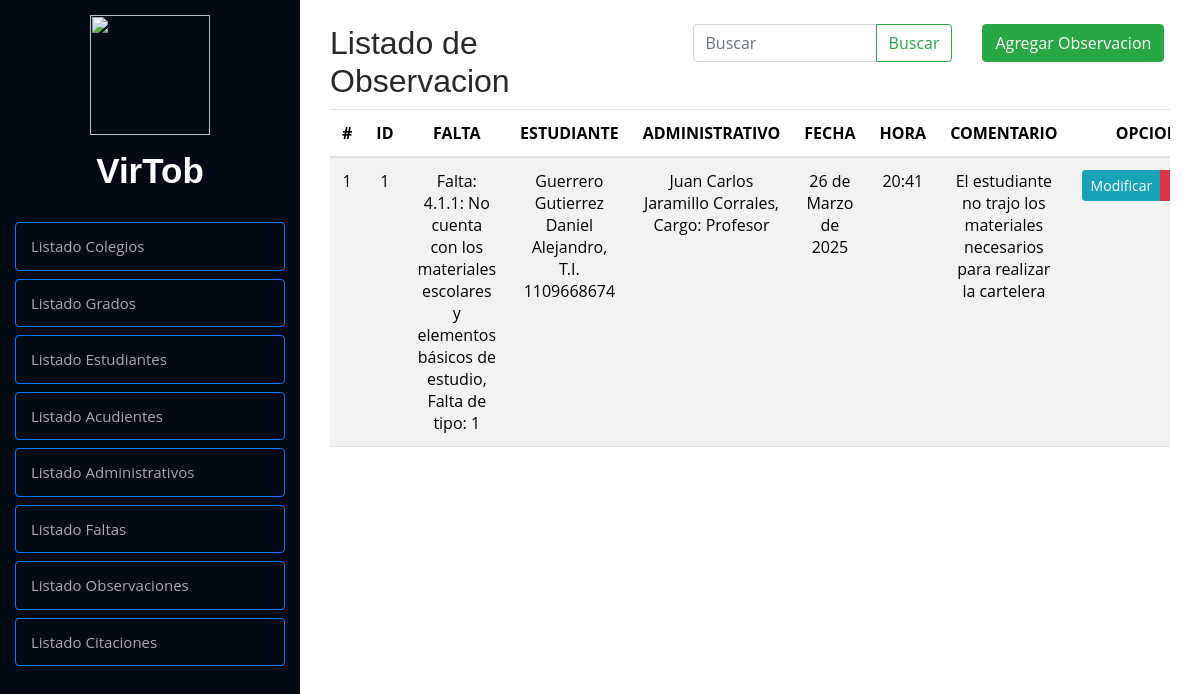
Page /crud/listaObservacion/ (signed in) on the earlier database version.
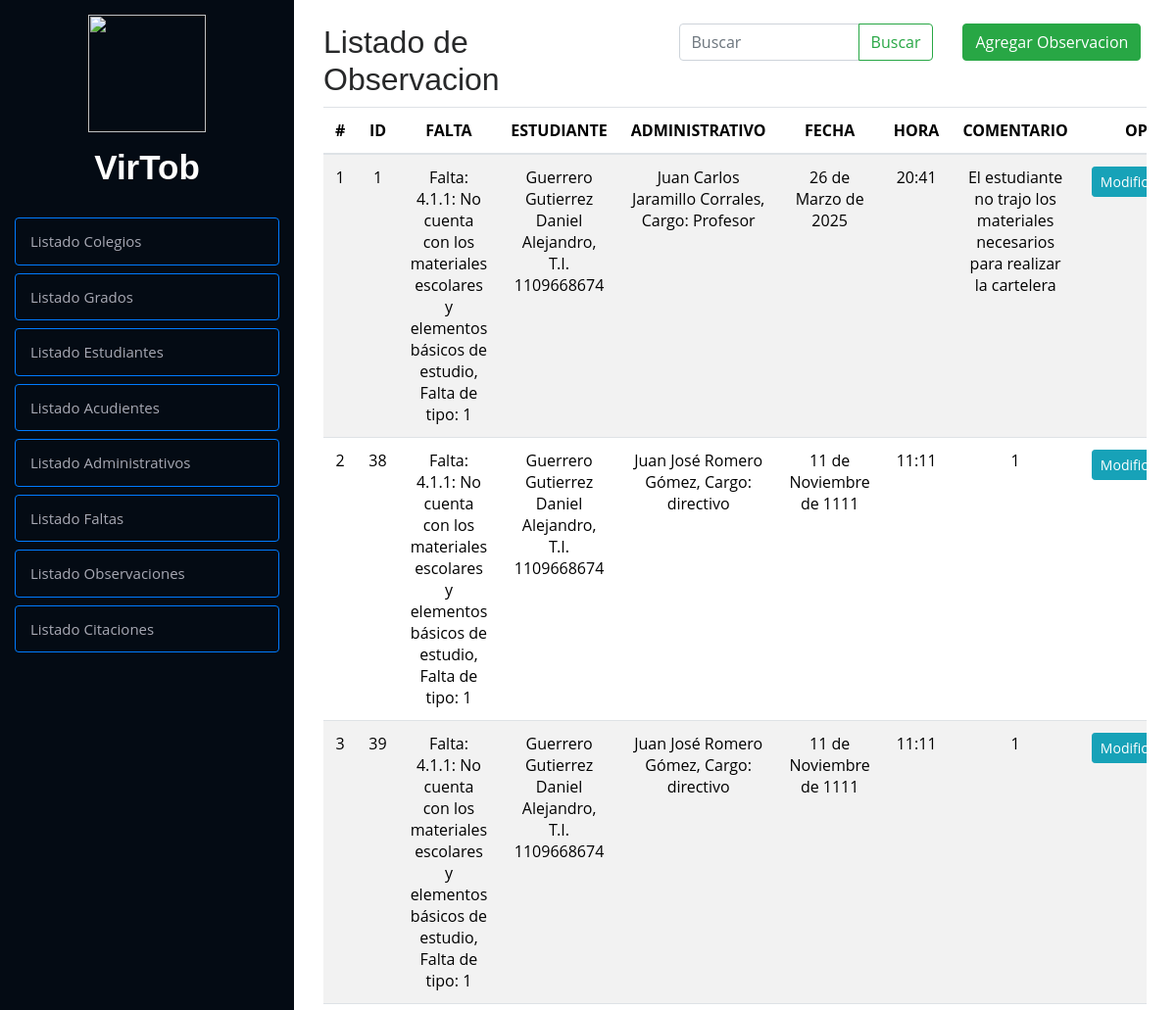
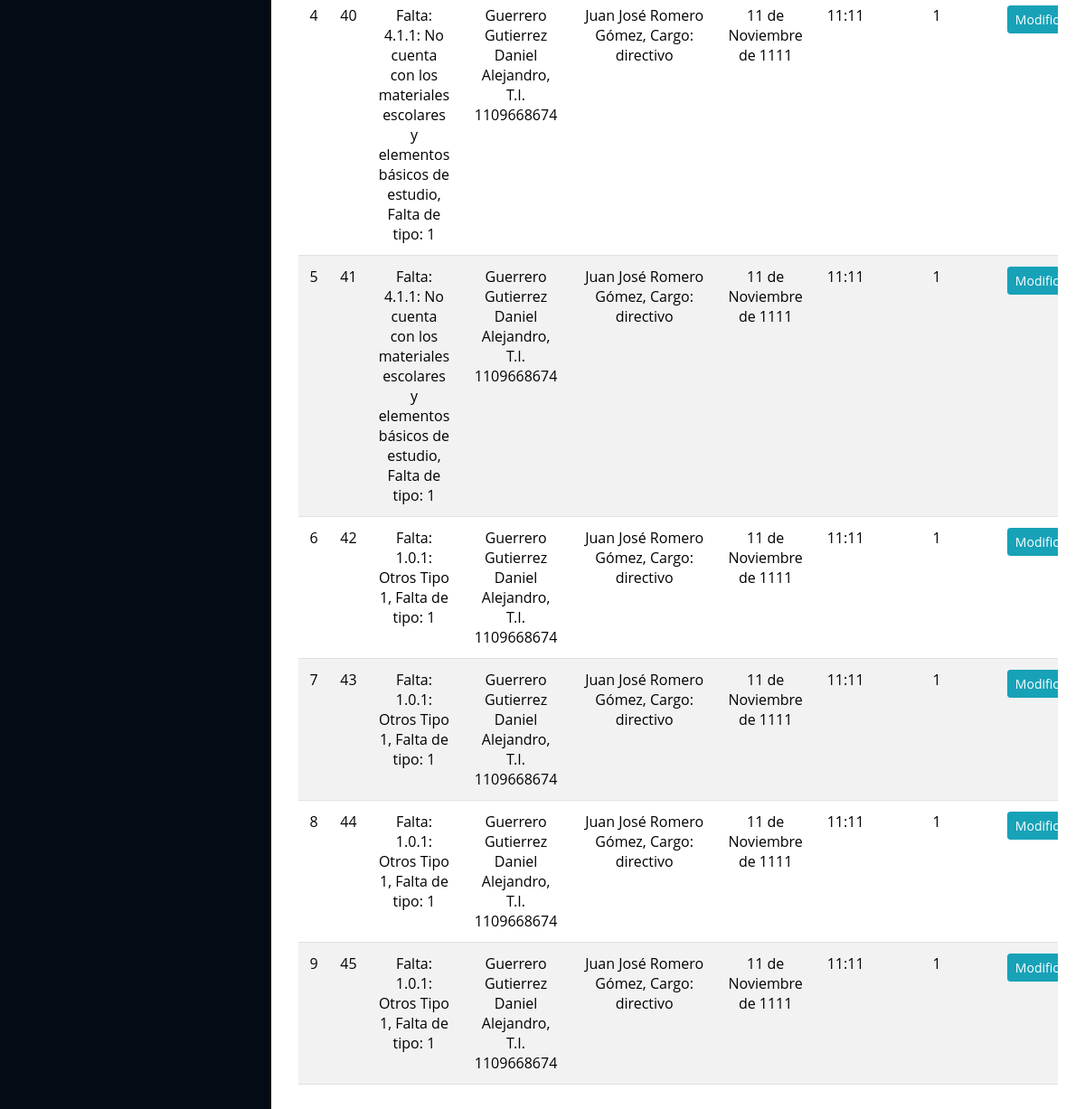
Same page on the later database version (2 pictures, top to bottom).
### Modulos/Observador/models.py (models this page shows, shortened)
class Observacion(models.Model):
    idObservacion = models.AutoField(primary_key=True)
    idFalta = models.ForeignKey(
        Faltas, on_delete=models.CASCADE, related_name="observaciones")
    idEstudiante = models.ForeignKey(
        Estudiante, on_delete=models.CASCADE, related_name="observaciones")
    idAdministrativo = models.ForeignKey(
        Administrativos, on_delete=models.CASCADE, related_name="observaciones")
    fecha = models.DateField()
    hora = models.TimeField()
    comentario = models.TextField(max_length=1000)
    class Meta:
        verbose_name = 'Observacion'

class Faltas(models.Model):
    idFalta = models.AutoField(primary_key=True)
    tiposFaltas = [
        (1, "Tipo 1"),
        (2, "Tipo 2"),
        (3, "Tipo 3")
    ]
    tipoFalta = models.IntegerField(choices=tiposFaltas, default=1)
    falta = models.CharField(max_length=10, null=True, blank=True)
    descripcion = models.TextField(max_length=1000)
    idColegio = models.ForeignKey(
        Colegio, on_delete=models.CASCADE, related_name="faltas", default=1)
    def __str__(self):
        return f"Falta: {self.falta}: {self.descripcion}, Falta de tipo: {self.tipoFalta}"
    class Meta:
        verbose_name = 'Faltas'

class Estudiante(models.Model):
    idEstudiante = models.AutoField(primary_key=True)
    tiposDocumentos = [
        ('T.I.', 'Tarjeta de Identidad'),
        ('C.C.', 'Cedula de Ciudadanía'),
        ('C.E.', 'Cedula de Extranjería')
    ]
    tipoDocumento = models.CharField(
        max_length=4, choices=tiposDocumentos, default='T.I.')
    documento = models.CharField(max_length=10, default=0)
    nombre = models.CharField(max_length=100)
    apellido = models.CharField(max_length=100)
    fechaNacimiento = models.DateField(null=True)
    correo = models.EmailField(max_length=100)
    contrasena = models.CharField(max_length=100)
    faltasTipo1 = models.IntegerField(default=0)
    faltasTipo2 = models.IntegerField(default=0)
    faltasTipo3 = models.IntegerField(default=0)
    totalFaltas = models.IntegerField(default=0)
    idColegio = models.ForeignKey(
        Colegio, on_delete=models.CASCADE, related_name="estudiantes", default=1)
    idGrado = models.ForeignKey(
        Grado, on_delete=models.CASCADE, null=True, blank=True, related_name="estudiante")
    imagen_perfil = models.ImageField(
        upload_to='perfiles/', blank=True, null=True)
    def __str__(self):
        return f"{self.apellido} {self.nombre}, {self.tipoDocumento} {self.documento}"
    class Meta:
        verbose_name = 'Estudiante'

class Administrativos(models.Model):
    idAdministrativo = models.AutoField(primary_key=True)
    nombre = models.CharField(max_length=100)
    apellido = models.CharField(max_length=100)
    cargos = [  # Lista de tuplas para choices
        ('profesor', 'Profesor'),
        ('directivo', 'Directivo'),
    ]
    cargo = models.CharField(max_length=9, choices=cargos, default='profesor')
    ciclo = models.CharField(max_length=12, null=True, blank=True)
    correo = models.EmailField(max_length=100)
    contrasena = models.CharField(max_length=100)
    def __str__(self):
        if self.cargo == 'profesor' and self.ciclo:
            return f"{self.nombre} {self.apellido}, Cargo: {self.cargo} (Ciclo: {self.ciclo})"
        return f"{self.nombre} {self.apellido}, Cargo: {self.cargo}"
    class Meta:
        verbose_name = 'Administrativos'

### Modulos/Observador/views.py (the view, shortened to what this page needs)
# urls.py: path('listaObservacion/', listaObservacion, name='listaObservacion'),
def listaObservacion(request):
    if not request.session.get('isLogged', False):
        return redirect('login')
    if request.session.get('userType', False) != "directivo":
        return redirect('home')
    query = request.GET.get("buscar", "")  # Obtener el valor del input
    observaciones = Observacion.objects.all()  # Obtiene todos los registro
    return render(request, 'listas/observaciones.html', {'observacion': observaciones, "query": query})

### Modulos/Usuarios/context_processors.py (called while the page is built)
def session_variables(request):
    return {
        'isLogged': request.session.get('isLogged', None),
        'userId': request.session.get('userId', None),
        'userType': request.session.get('userType', None),
        'userNombre': request.session.get('userNombre', None)
    }

### Modulos/Observador/templates/listas/observaciones.html (shortened to what this page needs)
{% extends "index.html" %}
{% load static %}
        {% block contenido %}
        <div class="container py-4">
            <div class="row">
                <div class="col-md-12">
                    <div class="row">
                        <div class="col-5">
                            <h2>Listado de Observacion</h2>
                        </div>
                        <div class="col-4">
                            <form class="d-flex" method="GET">
                                <div class="input-group">
                                    <input type="text" class="form-control" placeholder="Buscar" name="buscar"
                                        value="{{ query }}" aria-label="Search">
                                    <button class="btn btn-outline-success" type="submit">Buscar</button>
                                </div>
                            </form>
                        </div>
                        <div class="col-3">
                            <a href="{% url 'agregarObservacion' %}" class="btn btn-success">Agregar Observacion</a>
                        </div>
                    </div>
                    <div class="table-responsive">
                        <table class="table table-striped">
                            <thead>
                                <tr>
                                    <th>#</th>
                                    <th>ID</th>
                                    <th>FALTA</th>
                                    <th>ESTUDIANTE</th>
                                    <th>ADMINISTRATIVO</th>
                                    <th>FECHA</th>
                                    <th>HORA</th>
                                    <th>COMENTARIO</th>
                                    <th>OPCIONES</th>
                                </tr>
                            </thead>
                            <tbody>
                                {% if observacion %}
                                {% for observacion in observacion %}
                                <tr>
                                    <td class="">{{ forloop.counter }}</td>
                                    <td class="">{{ observacion.idObservacion }}</td>
                                    <td class="">{{ observacion.idFalta }}</td>
                                    <td class="">{{ observacion.idEstudiante }}</td>
                                    <td class="">{{ observacion.idAdministrativo }}</td>
                                    <td class="">{{ observacion.fecha }}</td>
                                    <td class="">{{ observacion.hora }}</td>
                                    <td class="">{{ observacion.comentario }}</td>
                                    <td>
                                        <div class="btn-group btn-group-sm" role="group" aria-label="Basic example">
                                            <a href="{% url 'modificarObservacion' observacion.idObservacion %}"
                                                class="btn btn-info btn-sm">
                                                Modificar
                                            </a>
                                            <a href="#" onclick="eliminarObservacion({{ observacion.idObservacion }})"
                                                class="btn btn-danger btn-sm">
                                            </a>
                                        </div>
                                    </td>
                                </tr>
                                {% endfor %}
                                {% else %}
                                <tr>
                                    <td colspan="9" class="text-center text-danger">⚠ No se encontraron resultados</td>
                                </tr>
                                {% endif %}
                            </tbody>
                        </table>
                    </div>
                </div>
            </div>
        </div>
        {% endblock %}

### Modulos/Observador/templates/index.html (shortened to what this page needs)
{% load static %}
{% load bootstrap5 %}
{% bootstrap_css %}
<!DOCTYPE html>
<html lang="en">
	<head>
		<link rel="stylesheet" href="https://cdn.jsdelivr.net/npm/bootstrap-icons/font/bootstrap-icons.css">
		<link href="{% static 'vendor/bootstrap/css/bootstrap.min.css'%}" rel="stylesheet">
		<link href="{% static 'vendor/icofont/icofont.min.css'%}" rel="stylesheet">
		<link href="{% static 'vendor/boxicons/css/boxicons.min.css'%}" rel="stylesheet">
		<link href="{% static 'vendor/venobox/venobox.css'%}" rel="stylesheet">
		<link href="{% static 'vendor/owl.carousel/assets/owl.carousel.min.css'%}" rel="stylesheet">
		<link href="{% static 'vendor/aos/aos.css'%}" rel="stylesheet">
		<link href="{% static 'css/style.css' %}" rel="stylesheet">
	</head>
	<body>
		<header id="header">
			<div class="d-flex flex-column">
				<div class="profile">
					<img src="{% static 'img/logoProyecto.png'%}" alt="" class="img-fluid img-sm">
					<h1 class="text-light" style="font-size: 35px;"><a href="/">VirTob</a></h1>
				</div>
				<nav class="nav-menu">
					<ul>
						<li>
							<a href="{% url 'listaColegio' %}" class="btn btn-outline-primary">Listado
								Colegios</a>
						</li>
						<li style="color: white">
							<a href="{% url 'listaGrado' %}" class="btn btn-outline-primary">Listado
								Grados</a>
						</li>
						<li style="color: white">
							<a href="{% url 'listaEstudiante' %}" class="btn btn-outline-primary">Listado
								Estudiantes</a>
						</li>
						<li style="color: white">
							<a href="{% url 'listaAcudiente' %}" class="btn btn-outline-primary">Listado
								Acudientes</a>
						</li>
						<li style="color: white">
							<a href="{% url 'listaAdministrativo' %}" class="btn btn-outline-primary">Listado
								Administrativos</a>
						</li>
						<li style="color: white">
							<a href="{% url 'listaFalta' %}" class="btn btn-outline-primary">Listado
								Faltas</a>
						</li>
						<li style="color: white">
							<a href="{% url 'listaObservacion' %}" class="btn btn-outline-primary">Listado
								Observaciones</a>
						</li>
						<li style="color: white">
							<a href="{% url 'listaCitacion' %}" class="btn btn-outline-primary">Listado
								Citaciones</a>
						</li>
					</ul>
				</nav>
			</div>
		</header>
		<main id="main">
			<section id="about" class="about">
				<div class="container">
					{% block contenido %}
					{% endblock %}
				</div>
			</section>
		</main>
	</body>
</html>

### observadorVirtual/static/css/style.css (style rules this page uses)
body { font-family: "Open Sans", sans-serif; color: #272829; }
a { color: #149ddd; }
h1, h2, h3, h4, h5, h6 { font-family: "Raleway", sans-serif; }
#header { position: fixed; top: 0; left: 0; bottom: 0; width: 300px; transition: all ease-in-out 0.5s; z-index: 9997; transition: all 0.5s; padding: 0 15px; background: #040b14; overflow-y: auto; }
#header .profile img { margin: 15px auto; display: block; width: 120px; border: 8px solid #2c2f3f; }
#header .profile h1 { font-size: 24px; margin: 0; padding: 0; font-weight: 600; -moz-text-align-last: center; text-align-last: center; font-family: "Poppins", sans-serif; }
#header .profile h1 a, #header .profile h1 a:hover { color: #fff; text-decoration: none; }
#main { margin-left: 300px; }
.nav-menu { padding-top: 30px; }
.nav-menu * { margin: 0; padding: 0; list-style: none; }
.nav-menu > ul > li { position: relative; white-space: nowrap; }
.nav-menu a { display: flex; align-items: center; color: #a8a9b4; padding: 12px 15px; margin-bottom: 8px; transition: 0.3s; font-size: 15px; }
section { padding: 0px 0; overflow: hidden; }
th, td { text-align: center; vertical-align: middle; }

### Modulos/Observador/templates/index.html (style rules this page uses)
.profile img { border: none !important; box-shadow: none !important; outline: none !important; }

Differences in the rows shown:
added Observacion: idObservacion "38", idFalta "Falta: 4.1.1: No cuenta con los materiales escolares y elementos básicos de estudio, Falta de tipo: 1", idEstudiante "Guerrero Gutierrez Daniel Alejandro, T.I. 1109668674", idAdministrativo "Juan José Romero Gómez, Cargo: directivo", fecha "11 de Noviembre de 1111", hora "11:11", comentario "1"
added Observacion: idObservacion "39", idFalta "Falta: 4.1.1: No cuenta con los materiales escolares y elementos básicos de estudio, Falta de tipo: 1", idEstudiante "Guerrero Gutierrez Daniel Alejandro, T.I. 1109668674", idAdministrativo "Juan José Romero Gómez, Cargo: directivo", fecha "11 de Noviembre de 1111", hora "11:11", comentario "1"
added Observacion: idObservacion "40", idFalta "Falta: 4.1.1: No cuenta con los materiales escolares y elementos básicos de estudio, Falta de tipo: 1", idEstudiante "Guerrero Gutierrez Daniel Alejandro, T.I. 1109668674", idAdministrativo "Juan José Romero Gómez, Cargo: directivo", fecha "11 de Noviembre de 1111", hora "11:11", comentario "1"
added Observacion: idObservacion "41", idFalta "Falta: 4.1.1: No cuenta con los materiales escolares y elementos básicos de estudio, Falta de tipo: 1", idEstudiante "Guerrero Gutierrez Daniel Alejandro, T.I. 1109668674", idAdministrativo "Juan José Romero Gómez, Cargo: directivo", fecha "11 de Noviembre de 1111", hora "11:11", comentario "1"
added Observacion: idObservacion "42", idFalta "Falta: 1.0.1: Otros Tipo 1, Falta de tipo: 1", idEstudiante "Guerrero Gutierrez Daniel Alejandro, T.I. 1109668674", idAdministrativo "Juan José Romero Gómez, Cargo: directivo", fecha "11 de Noviembre de 1111", hora "11:11", comentario "1"
added Observacion: idObservacion "43", idFalta "Falta: 1.0.1: Otros Tipo 1, Falta de tipo: 1", idEstudiante "Guerrero Gutierrez Daniel Alejandro, T.I. 1109668674", idAdministrativo "Juan José Romero Gómez, Cargo: directivo", fecha "11 de Noviembre de 1111", hora "11:11", comentario "1"
added Observacion: idObservacion "44", idFalta "Falta: 1.0.1: Otros Tipo 1, Falta de tipo: 1", idEstudiante "Guerrero Gutierrez Daniel Alejandro, T.I. 1109668674", idAdministrativo "Juan José Romero Gómez, Cargo: directivo", fecha "11 de Noviembre de 1111", hora "11:11", comentario "1"
added Observacion: idObservacion "45", idFalta "Falta: 1.0.1: Otros Tipo 1, Falta de tipo: 1", idEstudiante "Guerrero Gutierrez Daniel Alejandro, T.I. 1109668674", idAdministrativo "Juan José Romero Gómez, Cargo: directivo", fecha "11 de Noviembre de 1111", hora "11:11", comentario "1"
